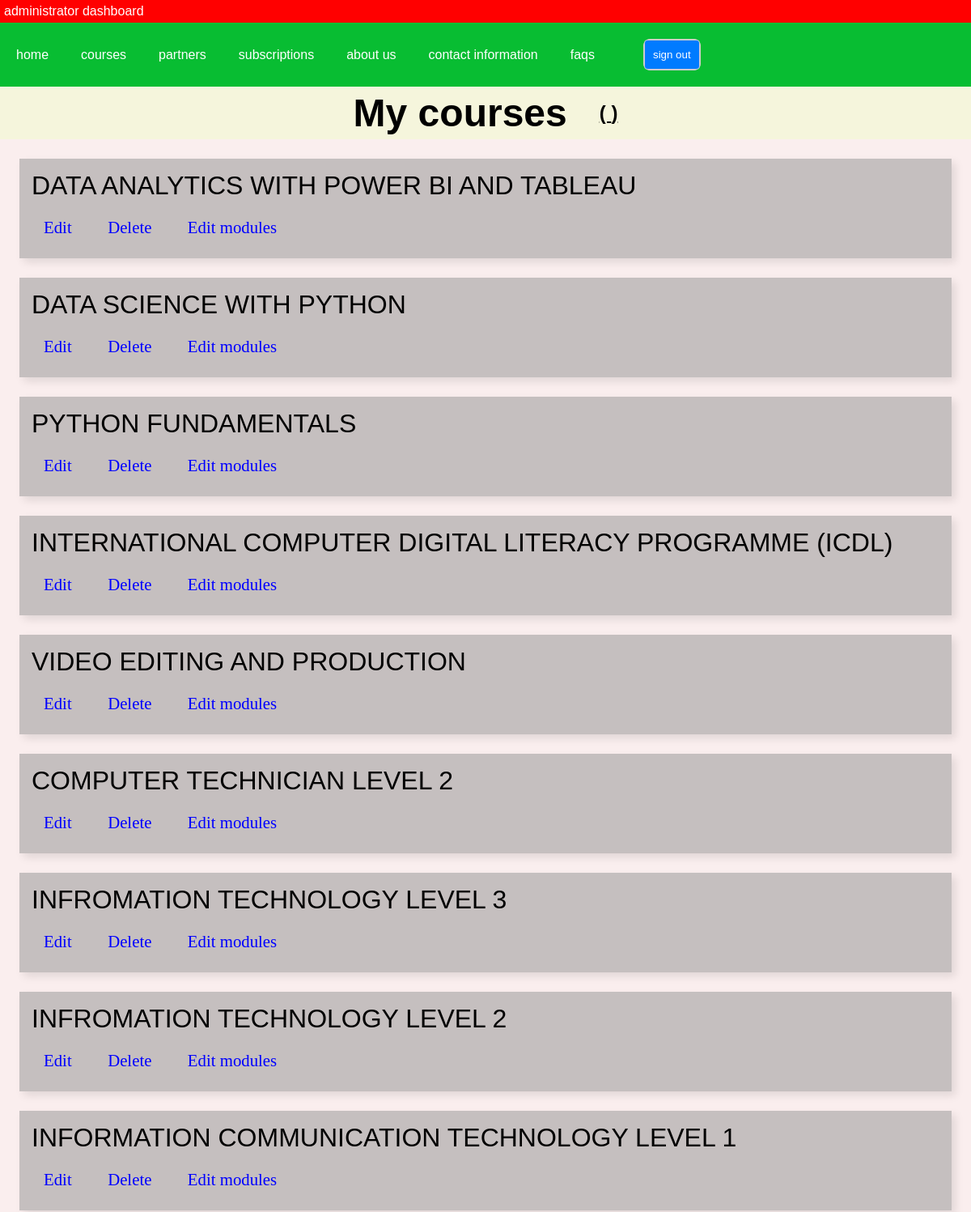
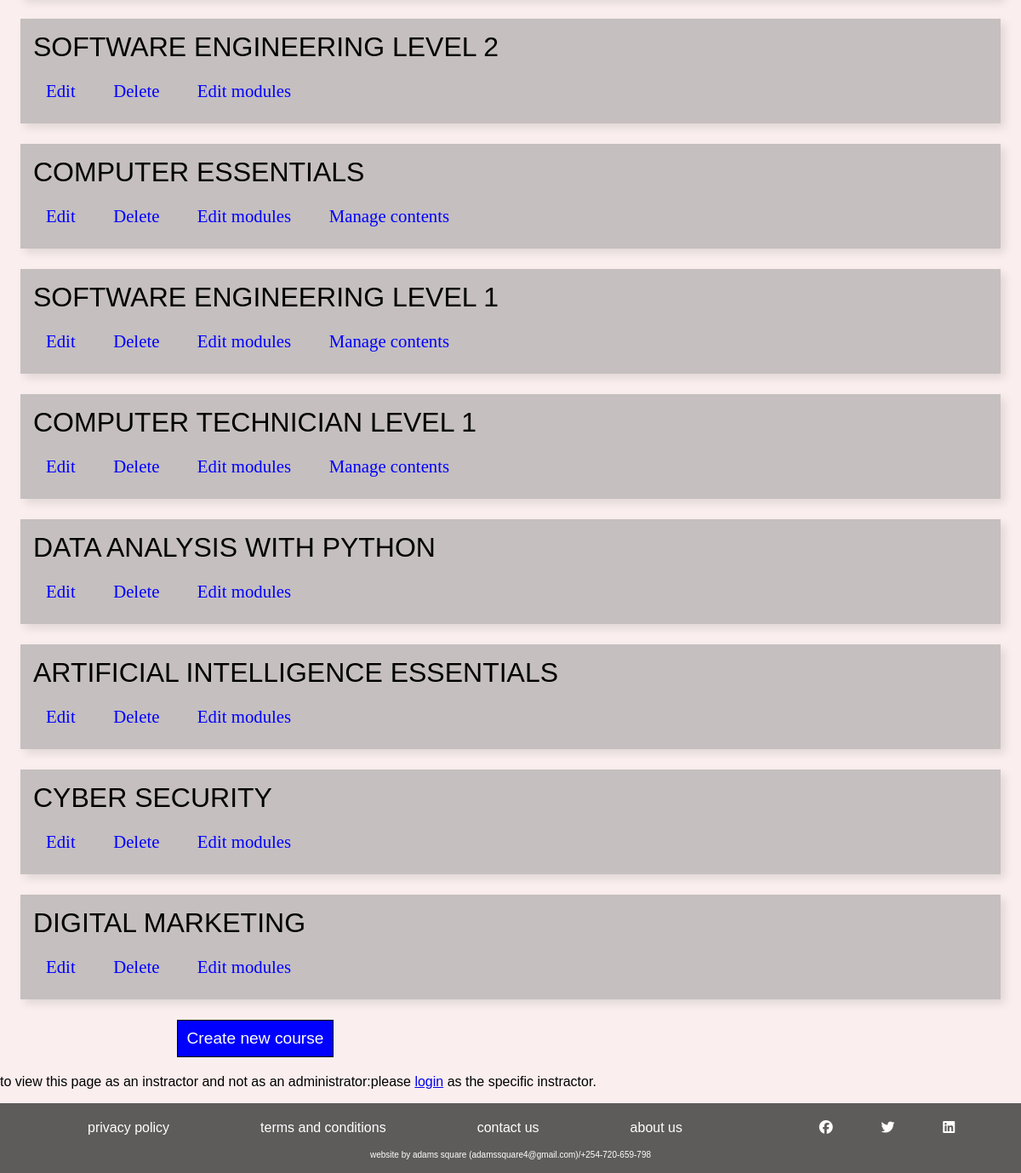
The page /mine/ (signed in) on the database its author committed (2 pictures, top to bottom).
### courses/models.py (models this page shows, shortened)
class Course(models.Model):
    owner = models.ForeignKey(
        settings.AUTH_USER_MODEL,
        related_name="courses_created",
        on_delete=models.CASCADE,
    )
    subject = models.ForeignKey(
        Subject, related_name="courses", on_delete=models.CASCADE
    )
    title = models.CharField(max_length=200)
    slug = models.SlugField(max_length=200, unique=True)
    overview = models.TextField()
    created = models.DateTimeField(auto_now_add=True)
    image = models.ImageField(upload_to="images/course/photos", blank=True, null=True)
    cert_benefit = models.TextField(blank=True, null=True)
    international_certification = models.BooleanField(default=False)
    period_in_weeks = models.IntegerField(blank=True, null=True)
    fee = models.DecimalField(max_digits=9, decimal_places=2, blank=True, null=True)
    class Meta:
        ordering = ["-created"]

### courses/views.py (the view)
# urls.py: path("mine/", views.ManageCourseListView.as_view(), name="manage_course_list"),
class ManageCourseListView(OwnerCoursemixin, ListView):
    template_name = "courses/manage/course/list.html"
    permission_required = "courses.view_course"
    raise_exception = True

### courses/templatetags/course.py (called while the page is built)
@register.filter(name="has_group")
def has_group(user, group_name):
    return user.groups.filter(name=group_name).exists()

### courses/views.py (called while the page is built)
    def get_queryset(self):
        qs = super().get_queryset()
        return qs.filter(owner=self.request.user)

### courses/templates/courses/manage/course/list.html (shortened to what this page needs)
{% extends "base.html" %}
 {% block content %}
  <div class="mine_title">My courses &nbsp;&nbsp; <span class="mine_name">( {{ request.user.first_name }} )</span> </div>
  <div class="module">
    {% for course in object_list %}
    <div class="course-info">
        <div class="mine_c_title">{{ course.title|upper }}</div>
        <p>
          <a href="{% url 'course_edit' course.id %}">Edit</a>
          <a href="{% url 'course_delete' course.id %}">Delete</a>
          <a href="{% url "course_module_update" course.id %}">Edit modules</a>
         {% if course.modules.count > 0 %}
  <a href="{% url "module_content_list" course.modules.first.id %}">
    Manage contents
  </a>
 {% endif %}
        </p>
      </div>
    {% empty %}
      <div class="mine_empty">You haven't created any courses yet.</div>
    {% endfor %}
    <div class="mine_butt">
      <a href="{% url 'course_create' %}" class="button">Create new course</a>
    </div>
  </div>
  {% if user.is_superuser %}
  <p>to view this page as an instractor and not as an administrator:please <a href="{% url "login" %}" target="_blank">login</a> as the specific instractor.</p>
{% endif %}
 {% endblock %}

### staticfiles/courses/css/styles.css (style rules this page uses)
* { box-sizing: border-box; }
body { font-family: Arial, sans-serif; margin: 0; padding: 0; background-color: rgba(241, 200, 200, 0.295); }
.mine_title { font-size: 3em; display: flex; justify-content: center; align-items: center; font-weight: 900; padding: 5px; background-color: beige; }
.course-info a { text-decoration: none; cursor: pointer; margin: 20px; color: blue; font-size: 1.3em; font-family: 'Times New Roman', Times, serif; font-weight: 300; }
.mine_c_title { padding: 5px; font-weight: 500; font-size: 2em; }
.course-info { padding: 10px; box-shadow: 5px 5px 10px rgba(0, 0, 0, 0.1); margin: 2%; background-color: rgba(163, 161, 161, 0.603); }
.mine_name { font-size: .5em; text-decoration: underline; }
.module { margin-bottom: 20px; }
.mine_butt { display: flex; justify-content: center; align-items: center; width: 50vw; }
.mine_butt .button, .button { border: 1px solid black; text-align: center; text-decoration: none; padding: 10px; font-size: 1.2em; background-color: blue; color: white; }

### rows shown on the page
Course: title "DATA ANALYTICS WITH POWER BI AND TABLEAU"
Course: title "DATA SCIENCE WITH PYTHON"
Course: title "PYTHON FUNDAMENTALS"
Course: title "INTERNATIONAL COMPUTER DIGITAL LITERACY PROGRAMME (ICDL)"
Course: title "VIDEO EDITING AND PRODUCTION"
Course: title "COMPUTER TECHNICIAN LEVEL 2"
Course: title "INFROMATION TECHNOLOGY LEVEL 3"
Course: title "INFROMATION TECHNOLOGY LEVEL 2"
Course: title "INFORMATION COMMUNICATION TECHNOLOGY LEVEL 1"
Course: title "SOFTWARE ENGINEERING LEVEL 2"
Course: title "COMPUTER ESSENTIALS", shows "Manage contents"
Course: title "SOFTWARE ENGINEERING LEVEL 1", shows "Manage contents"
Course: title "COMPUTER TECHNICIAN LEVEL 1", shows "Manage contents"
Course: title "DATA ANALYSIS WITH PYTHON"
Course: title "ARTIFICIAL INTELLIGENCE ESSENTIALS"
Course: title "CYBER SECURITY"
Course: title "DIGITAL MARKETING"
